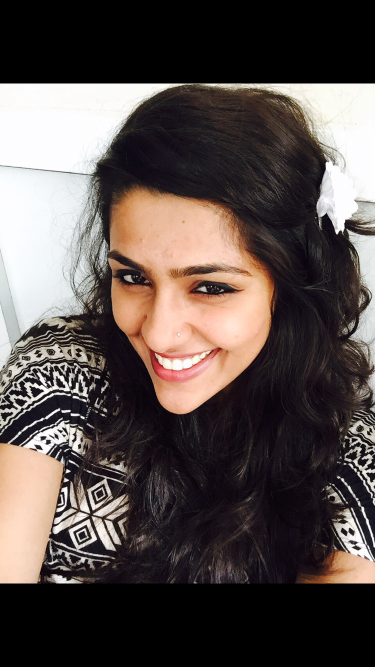
#> input picture IMG_8009.PNG, 750 x 1334 px (shown at 1/2 size)
$ python main_clustering.py   (Python 2 division)
#> lines starting #> are read from the running program, lines starting #| are printed output that depends on the picture
# import the necessary pacakges
from sklearn.cluster import MiniBatchKMeans
import numpy as np
import pylab as plt
import argparse
import cv2

# [8 lines of commented-out code are left out]
image = cv2.imread("IMG_8009.PNG")
#> image is the input picture: shape (1334, 750, 3); mean B, G, R 75.1, 78.3, 88.4
h,w = image.shape[:2];
#> h = 1334; w = 750


print("h ", h)
#| h  1334
print("w ", w)
#| w  750
black=0;
white=0;
lb=0;
db=0;
skin= 0;


# [91 lines of commented-out code are left out]


image = cv2.cvtColor(image, cv2.COLOR_BGR2LAB)
#> image: shape (1334, 750, 3); mean of channels 0, 1, 2 81.4, 131.7, 131.1

#reshape the image into a feature vector so that k-means can be applied
image = image.reshape((image.shape[0] * image.shape[1],3))

# #apply k-means
clt = MiniBatchKMeans(n_clusters = 5)
labels = clt.fit_predict(image)
quant = clt.cluster_centers_.astype("uint8")[labels]

# #reshape the feature to an iamge
quant = quant.reshape((h,w,3))
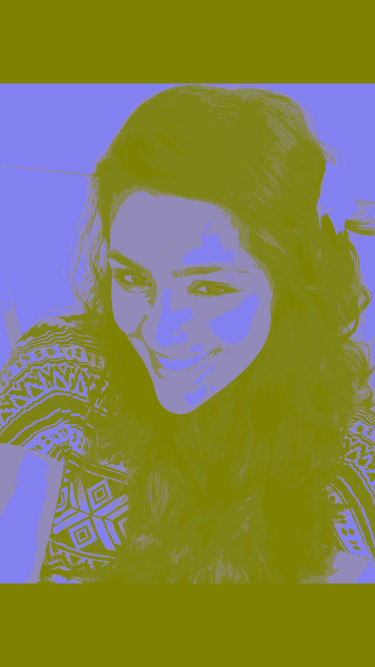
#> quant: shape (1334, 750, 3) (shown at 1/2 size); mean of channels 0, 1, 2 80.2, 131.3, 130.6; drawn as B, G, R
image = image.reshape((h,w,3))

quant = cv2.cvtColor(quant, cv2.COLOR_LAB2BGR)
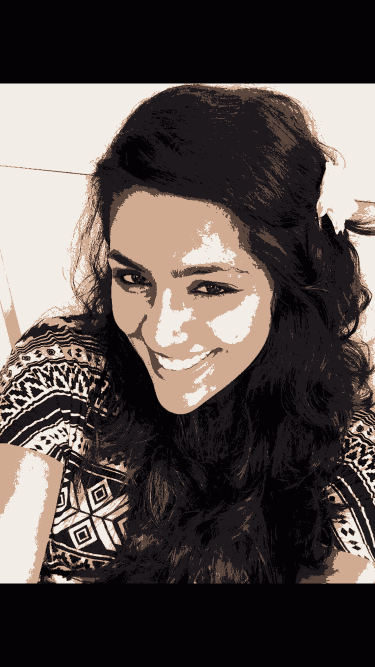
#> quant: shape (1334, 750, 3) (shown at 1/2 size); mean B, G, R 74.8, 77.4, 86.6
image = cv2.cvtColor(image, cv2.COLOR_LAB2BGR)

# resize to get to crop image
image = cv2.resize(image,(w/7,h/7),interpolation = cv2.INTER_AREA)
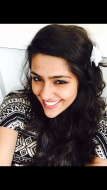
#> image: shape (190, 107, 3); mean B, G, R 75.1, 78.3, 88.5

# roi and crop image
#> (the run stopped early here; a loop or call above may not have finished)

$ run again, with pixel_image1.png copied over IMG_8009.PNG
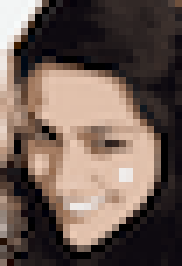
#> input picture pixel_image1.png, 26 x 38 px (shown 7 times larger)
#> image is the input picture: shape (38, 26, 3); mean B, G, R 82.3, 90.5, 107.6
#| h  38
#| w  26
#> `image = image.reshape((image.shape[0] * image.shape[1],3))`: image = 988 rows, first 8: [246, 127, 128], [246, 127, 128], [246, 127, 128], [244, 127, 128], [249, 127, 128], [223, 129, 131], [86, 134, 138], [0, 128, 128]
#> labels = 988 values, max 4 at index 8, min 0 at index 7, mean 1.55
#> `quant = clt.cluster_centers_.astype("uint8")[labels]`: quant = 988 rows, first 8: [206, 135, 140], [206, 135, 140], [206, 135, 140], [206, 135, 140], [206, 135, 140], [206, 135, 140], [100, 136, 141], [10, 130, 126]
#> `quant = quant.reshape((h,w,3))`:
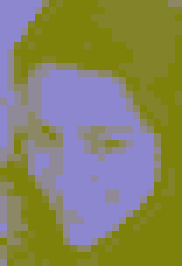
#> quant: shape (38, 26, 3) (shown 7 times larger); mean of channels 0, 1, 2 96.2, 133.1, 134.3; drawn as B, G, R
#> `quant = cv2.cvtColor(quant, cv2.COLOR_LAB2BGR)`:
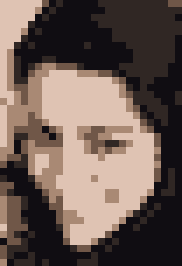
#> quant: shape (38, 26, 3) (shown 7 times larger); mean B, G, R 83.3, 90.6, 107.1

$ run again, with new_pixel_image.jpeg saved as IMG_8009.PNG
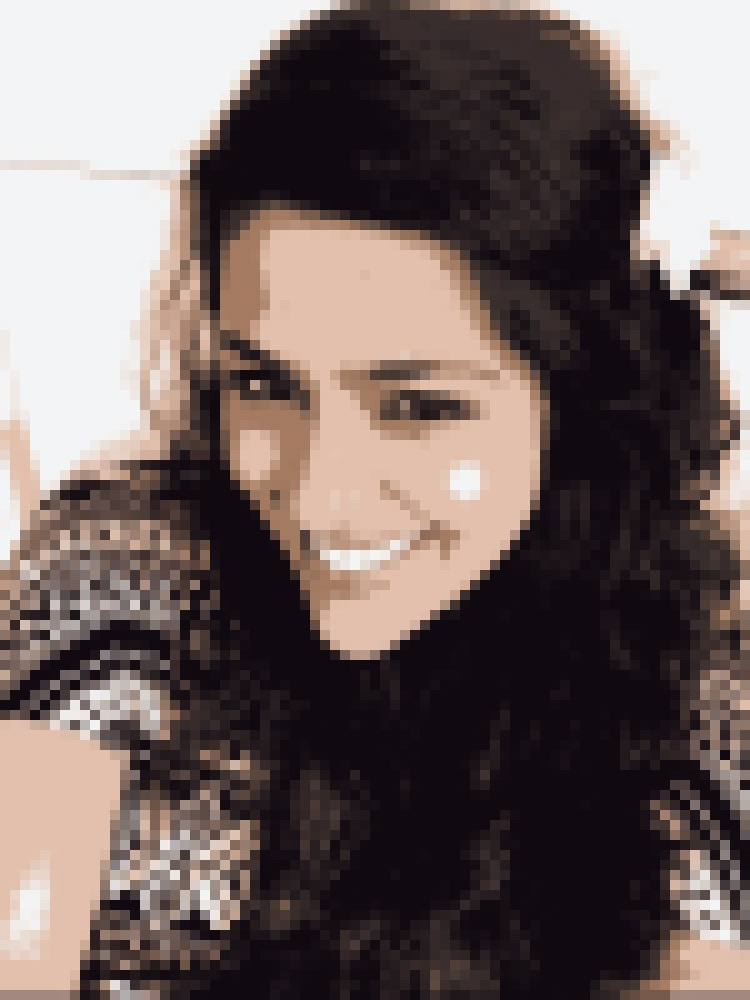
#> input picture new_pixel_image.jpeg, 750 x 1000 px
#> image is the input picture: shape (1000, 750, 3); mean B, G, R 97.7, 100.1, 113.9
#| h  1000
#| w  750
#> `quant = quant.reshape((h,w,3))`:
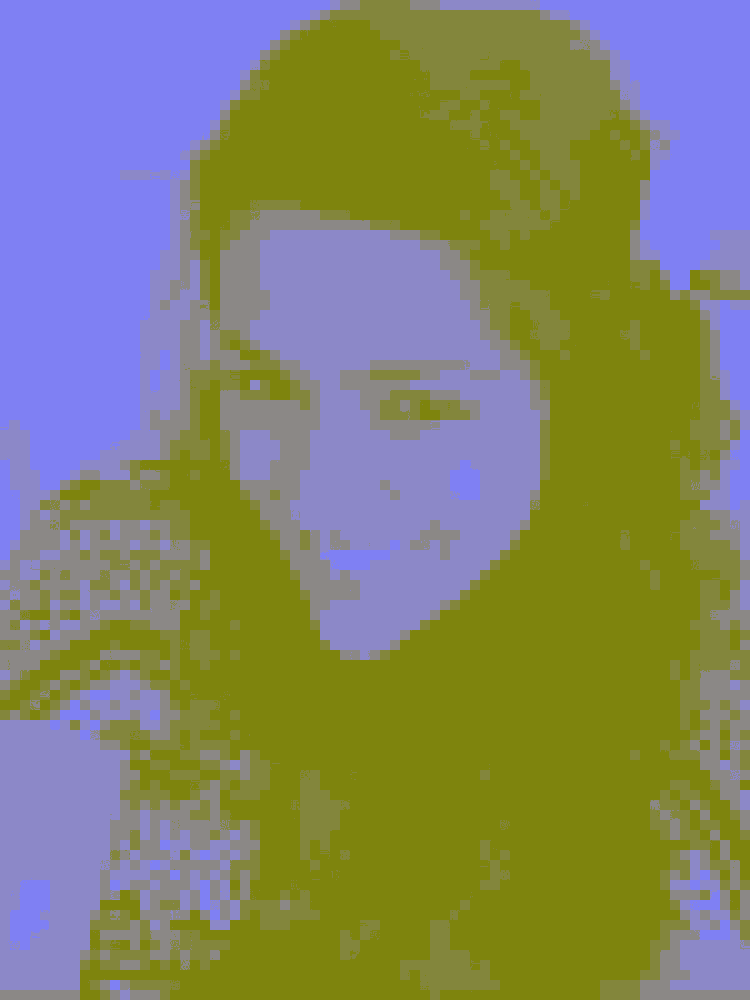
#> quant: shape (1000, 750, 3); mean of channels 0, 1, 2 104.6, 132.8, 130.8; drawn as B, G, R
#> `image = cv2.resize(image,(w/7,h/7),interpolation = cv2.INTER_AREA)`:
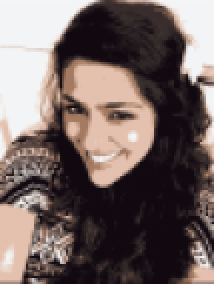
#> image: shape (142, 107, 3) (shown 2 times larger); mean B, G, R 97.8, 100.1, 114.4
